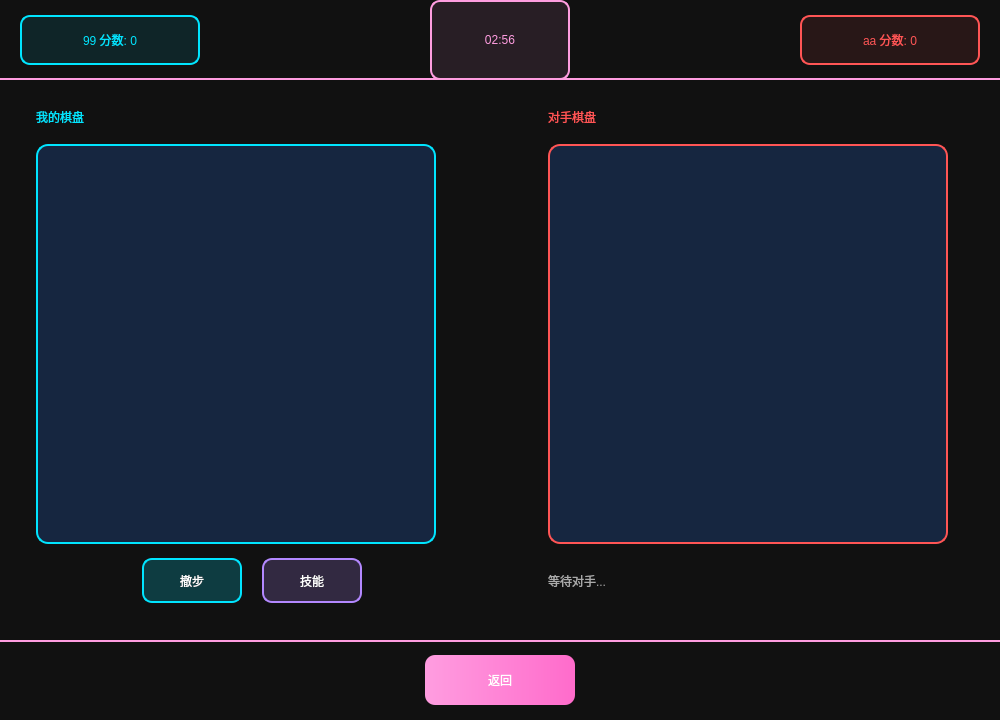
<?xml version="1.0" encoding="UTF-8"?>
<ui version="4.0">
 <class>OnlineGame</class>
 <widget class="QWidget" name="OnlineGame">
  <property name="geometry">
   <rect>
    <x>0</x>
    <y>0</y>
    <width>1000</width>
    <height>720</height>
   </rect>
  </property>
  <property name="minimumSize">
   <size>
    <width>1000</width>
    <height>720</height>
   </size>
  </property>
  <property name="windowTitle">
   <string>联机对战 - 闪电模式</string>
  </property>
  <property name="styleSheet">
   <string notr="true">background-color: rgb(0, 0, 0);</string>
  </property>

  <!-- 顶部状态栏 -->
  <widget class="QWidget" name="topBar" native="true">
   <property name="geometry">
    <rect>
     <x>0</x>
     <y>0</y>
     <width>1000</width>
     <height>80</height>
    </rect>
   </property>
   <property name="styleSheet">
    <string notr="true">background:#111;border-bottom:2px solid #ff9de0;</string>
   </property>
   <layout class="QHBoxLayout" name="topLayout">
    <property name="spacing">
     <number>20</number>
    </property>
    <property name="leftMargin">
     <number>20</number>
    </property>
    <property name="rightMargin">
     <number>20</number>
    </property>

    <!-- 我的信息 -->
    <item>
     <widget class="QLabel" name="labelMyInfo">
      <property name="minimumSize">
       <size>
        <width>180</width>
        <height>50</height>
       </size>
      </property>
      <property name="maximumSize">
       <size>
        <width>240</width>
        <height>50</height>
       </size>
      </property>
      <property name="styleSheet">
       <string notr="true">
        color:#00e5ff;
        font:bold 14pt 'Microsoft YaHei';
        background:rgba(0, 229, 255, 0.1);
        border:2px solid #00e5ff;
        border-radius:10px;
        padding:5px 10px;
       </string>
      </property>
      <property name="text">
       <string>99 分数: 0</string>
      </property>
      <property name="alignment">
       <set>Qt::AlignCenter</set>
      </property>
     </widget>
    </item>

    <item>
     <spacer name="topSpacer1">
      <property name="orientation">
       <enum>Qt::Horizontal</enum>
      </property>
      <property name="sizeHint" stdset="0">
       <size>
        <width>20</width>
        <height>20</height>
       </size>
      </property>
     </spacer>
    </item>

    <!-- 倒计时 -->
    <item>
     <widget class="QLabel" name="labelCountdown">
      <property name="minimumSize">
       <size>
        <width>140</width>
        <height>60</height>
       </size>
      </property>
      <property name="styleSheet">
       <string notr="true">
        color:#ff9de0;
        font:bold 28pt 'Microsoft YaHei';
        background:rgba(255, 157, 224, 0.1);
        border:2px solid #ff9de0;
        border-radius:10px;
        padding:5px;
       </string>
      </property>
      <property name="text">
       <string>02:56</string>
      </property>
      <property name="alignment">
       <set>Qt::AlignCenter</set>
      </property>
     </widget>
    </item>

    <item>
     <spacer name="topSpacer2">
      <property name="orientation">
       <enum>Qt::Horizontal</enum>
      </property>
      <property name="sizeHint" stdset="0">
       <size>
        <width>20</width>
        <height>20</height>
       </size>
      </property>
     </spacer>
    </item>

    <!-- 对手信息 -->
    <item>
     <widget class="QLabel" name="labelOpponentInfo">
      <property name="minimumSize">
       <size>
        <width>180</width>
        <height>50</height>
       </size>
      </property>
      <property name="maximumSize">
       <size>
        <width>240</width>
        <height>50</height>
       </size>
      </property>
      <property name="styleSheet">
       <string notr="true">
        color:#ff5555;
        font:bold 14pt 'Microsoft YaHei';
        background:rgba(255, 85, 85, 0.1);
        border:2px solid #ff5555;
        border-radius:10px;
        padding:5px 10px;
       </string>
      </property>
      <property name="text">
       <string>aa 分数: 0</string>
      </property>
      <property name="alignment">
       <set>Qt::AlignCenter</set>
      </property>
     </widget>
    </item>

   </layout>
  </widget>

  <!-- 主体游戏区域 -->
  <widget class="QWidget" name="gameArea" native="true">
   <property name="geometry">
    <rect>
     <x>0</x>
     <y>80</y>
     <width>1000</width>
     <height>560</height>
    </rect>
   </property>
   <property name="styleSheet">
    <string notr="true">background:#111;</string>
   </property>
   <layout class="QHBoxLayout" name="gameLayout">
    <property name="spacing">
     <number>40</number>
    </property>
    <property name="leftMargin">
     <number>0</number>
    </property>
    <property name="rightMargin">
     <number>0</number>
    </property>

    <!-- 左侧占位空间 -->
    <item>
     <spacer name="leftSpacer">
      <property name="orientation">
       <enum>Qt::Horizontal</enum>
      </property>
      <property name="sizeHint" stdset="0">
       <size>
        <width>40</width>
        <height>20</height>
       </size>
      </property>
     </spacer>
    </item>

    <!-- 我的棋盘区域 -->
    <item>
     <widget class="QWidget" name="myBoardArea" native="true">
      <property name="minimumSize">
       <size>
        <width>450</width>
        <height>540</height>
       </size>
      </property>
      <property name="maximumSize">
       <size>
        <width>450</width>
        <height>540</height>
       </size>
      </property>
      <property name="styleSheet">
       <string notr="true">background:transparent;</string>
      </property>
      <layout class="QVBoxLayout" name="myLayout">
       <property name="spacing">
        <number>10</number>
       </property>
       <property name="alignment">
        <set>Qt::AlignHCenter</set>
       </property>

       <!-- 我的棋盘标题 -->
       <item>
        <widget class="QLabel" name="labelMyBoard">
         <property name="minimumSize">
          <size>
           <width>0</width>
           <height>35</height>
          </size>
         </property>
         <property name="styleSheet">
          <string notr="true">
           color:#00e5ff;
           font:bold 18pt 'Microsoft YaHei';
           qproperty-alignment: AlignCenter;
          </string>
         </property>
         <property name="text">
          <string>我的棋盘</string>
         </property>
        </widget>
       </item>

       <!-- 我的棋盘容器 -->
       <item>
        <widget class="QWidget" name="myBoardContainer" native="true">
         <property name="minimumSize">
          <size>
           <width>400</width>
           <height>400</height>
          </size>
         </property>
         <property name="maximumSize">
          <size>
           <width>400</width>
           <height>400</height>
          </size>
         </property>
         <property name="styleSheet">
          <string notr="true">
           background:#162640;
           border:2px solid #00e5ff;
           border-radius:12px;
          </string>
         </property>
        </widget>
       </item>

       <!-- 我的操作按钮 -->
       <item>
        <widget class="QWidget" name="myControls" native="true">
         <property name="minimumSize">
          <size>
           <width>0</width>
           <height>80</height>
          </size>
         </property>
         <property name="styleSheet">
          <string notr="true">background:transparent;</string>
         </property>
         <layout class="QHBoxLayout" name="myControlsLayout">
          <property name="spacing">
           <number>20</number>
          </property>

          <item>
           <spacer name="myLeftSpacer">
            <property name="orientation">
             <enum>Qt::Horizontal</enum>
            </property>
            <property name="sizeHint" stdset="0">
             <size>
              <width>40</width>
              <height>20</height>
             </size>
            </property>
           </spacer>
          </item>

          <item>
           <widget class="QPushButton" name="btnMyUndo">
            <property name="minimumSize">
             <size>
              <width>100</width>
              <height>45</height>
             </size>
            </property>
            <property name="styleSheet">
             <string notr="true">
QPushButton {
 color:#fff;
 font:bold 14pt 'Microsoft YaHei';
 border:2px solid #00e5ff;
 border-radius:10px;
 background:rgba(0, 229, 255, 0.2);
 padding:8px;
}
QPushButton:hover {
 background:rgba(0, 229, 255, 0.4);
 border-color:#fff;
}
QPushButton:pressed {
 background:rgba(0, 229, 255, 0.6);
}
             </string>
            </property>
            <property name="text">
             <string>撤步</string>
            </property>
           </widget>
          </item>

          <item>
           <widget class="QPushButton" name="btnMySkill">
            <property name="minimumSize">
             <size>
              <width>100</width>
              <height>45</height>
             </size>
            </property>
            <property name="styleSheet">
             <string notr="true">
QPushButton {
 color:#fff;
 font:bold 14pt 'Microsoft YaHei';
 border:2px solid #b388ff;
 border-radius:10px;
 background:rgba(179, 136, 255, 0.2);
 padding:8px;
}
QPushButton:hover {
 background:rgba(179, 136, 255, 0.4);
 border-color:#fff;
}
QPushButton:pressed {
 background:rgba(179, 136, 255, 0.6);
}
             </string>
            </property>
            <property name="text">
             <string>技能</string>
            </property>
           </widget>
          </item>

          <item>
           <spacer name="myRightSpacer">
            <property name="orientation">
             <enum>Qt::Horizontal</enum>
            </property>
            <property name="sizeHint" stdset="0">
             <size>
              <width>40</width>
              <height>20</height>
             </size>
            </property>
           </spacer>
          </item>

         </layout>
        </widget>
       </item>

      </layout>
     </widget>
    </item>

    <!-- 中间占位空间 -->
    <item>
     <spacer name="centerSpacer">
      <property name="orientation">
       <enum>Qt::Horizontal</enum>
      </property>
      <property name="sizeHint" stdset="0">
       <size>
        <width>20</width>
        <height>20</height>
       </size>
      </property>
     </spacer>
    </item>

    <!-- 对手棋盘区域 -->
    <item>
     <widget class="QWidget" name="opponentBoardArea" native="true">
      <property name="minimumSize">
       <size>
        <width>450</width>
        <height>540</height>
       </size>
      </property>
      <property name="maximumSize">
       <size>
        <width>450</width>
        <height>540</height>
       </size>
      </property>
      <property name="styleSheet">
       <string notr="true">background:transparent;</string>
      </property>
      <layout class="QVBoxLayout" name="opponentLayout">
       <property name="spacing">
        <number>10</number>
       </property>
       <property name="alignment">
        <set>Qt::AlignHCenter</set>
       </property>

       <!-- 对手棋盘标题 -->
       <item>
        <widget class="QLabel" name="labelOpponentBoard">
         <property name="minimumSize">
          <size>
           <width>0</width>
           <height>35</height>
          </size>
         </property>
         <property name="styleSheet">
          <string notr="true">
           color:#ff5555;
           font:bold 18pt 'Microsoft YaHei';
           qproperty-alignment: AlignCenter;
          </string>
         </property>
         <property name="text">
          <string>对手棋盘</string>
         </property>
        </widget>
       </item>

       <!-- 对手棋盘容器 -->
       <item>
        <widget class="QWidget" name="opponentBoardContainer" native="true">
         <property name="minimumSize">
          <size>
           <width>400</width>
           <height>400</height>
          </size>
         </property>
         <property name="maximumSize">
          <size>
           <width>400</width>
           <height>400</height>
          </size>
         </property>
         <property name="styleSheet">
          <string notr="true">
           background:#162640;
           border:2px solid #ff5555;
           border-radius:12px;
          </string>
         </property>
        </widget>
       </item>

       <!-- 对手状态显示 -->
       <item>
        <widget class="QLabel" name="labelOpponentStatus">
         <property name="minimumSize">
          <size>
           <width>0</width>
           <height>80</height>
          </size>
         </property>
         <property name="styleSheet">
          <string notr="true">
           color:#aaa;
           font:14pt 'Microsoft YaHei';
           qproperty-alignment: AlignCenter;
          </string>
         </property>
         <property name="text">
          <string>等待对手...</string>
         </property>
        </widget>
       </item>

      </layout>
     </widget>
    </item>

    <!-- 右侧占位空间 -->
    <item>
     <spacer name="rightSpacer">
      <property name="orientation">
       <enum>Qt::Horizontal</enum>
      </property>
      <property name="sizeHint" stdset="0">
       <size>
        <width>40</width>
        <height>20</height>
       </size>
      </property>
     </spacer>
    </item>

   </layout>
  </widget>

  <!-- 底部控制栏 -->
  <widget class="QWidget" name="bottomBar" native="true">
   <property name="geometry">
    <rect>
     <x>0</x>
     <y>640</y>
     <width>1000</width>
     <height>80</height>
    </rect>
   </property>
   <property name="styleSheet">
    <string notr="true">
     background:#111;
     border-top:2px solid #ff9de0;
    </string>
   </property>
   <layout class="QHBoxLayout" name="bottomLayout">
    <property name="leftMargin">
     <number>0</number>
    </property>
    <property name="rightMargin">
     <number>0</number>
    </property>

    <item>
     <spacer name="bottomLeftSpacer">
      <property name="orientation">
       <enum>Qt::Horizontal</enum>
      </property>
      <property name="sizeHint" stdset="0">
       <size>
        <width>200</width>
        <height>20</height>
       </size>
      </property>
     </spacer>
    </item>

    <!-- 返回按钮 -->
    <item>
     <widget class="QPushButton" name="btnBack">
      <property name="minimumSize">
       <size>
        <width>150</width>
        <height>50</height>
       </size>
      </property>
      <property name="styleSheet">
       <string notr="true">
QPushButton {
 color:#fff;
 font:bold 16pt 'Microsoft YaHei';
 border:none;
 border-radius:10px;
 background:qlineargradient(x1:0,y1:0,x2:1,y2:0, stop:0 #ff9de0, stop:1 #ff6bcb);
 padding:10px;
}
QPushButton:hover {
 background:qlineargradient(x1:0,y1:0,x2:1,y2:0, stop:0 #ff6bcb, stop:1 #ff4fa5);
}
QPushButton:pressed {
 background:qlineargradient(x1:0,y1:0,x2:1,y2:0, stop:0 #ff4fa5, stop:1 #e0438c);
}
       </string>
      </property>
      <property name="text">
       <string>返回</string>
      </property>
     </widget>
    </item>

    <item>
     <spacer name="bottomRightSpacer">
      <property name="orientation">
       <enum>Qt::Horizontal</enum>
      </property>
      <property name="sizeHint" stdset="0">
       <size>
        <width>200</width>
        <height>20</height>
       </size>
      </property>
     </spacer>
    </item>

   </layout>
  </widget>

 </widget>
 <resources/>
 <connections/>
</ui>
